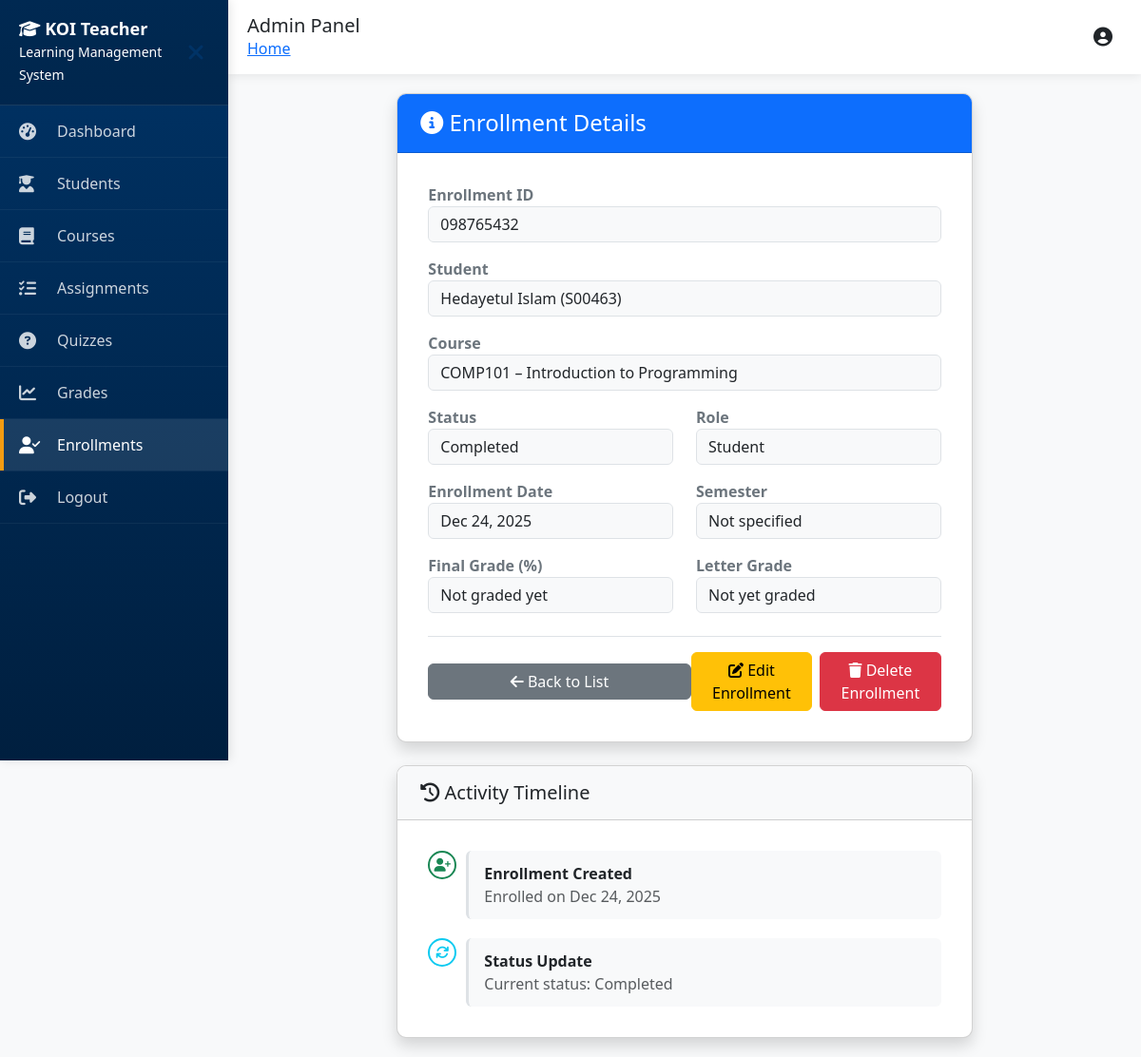
Page /adminapp/enrollments/23/ on the committed database.
### lms_core/models.py (models this page shows, shortened)
class Enrollment(models.Model):
    enrollment_id = models.CharField(max_length=20, unique=True)
    student = models.ForeignKey(Student, on_delete=models.CASCADE, related_name='enrollments')
    course = models.ForeignKey(Course, on_delete=models.CASCADE, related_name='enrollments')
    enrollment_date = models.DateField()
    role = models.CharField(max_length=20, default='Student')
    status = models.CharField(max_length=20, default='Enrolled')
    final_grade = models.DecimalField(max_digits=5, decimal_places=2, null=True, blank=True)
    class Meta:
        unique_together = ['student', 'course']
        ordering = ['-enrollment_date']

class Student(models.Model):
    user = models.OneToOneField(User, on_delete=models.CASCADE, related_name='student_profile')
    student_id = models.CharField(max_length=20, unique=True)
    phone = models.CharField(max_length=20, blank=True)
    date_of_birth = models.DateField(null=True, blank=True)
    program = models.CharField(max_length=100)
    enrollment_date = models.DateField(default=timezone.now)  # <- default added
    status = models.CharField(max_length=20, default='Active')
    gpa = models.DecimalField(max_digits=3, decimal_places=2, default=0.0)
    address = models.TextField(blank=True)
    postcode = models.CharField(max_length=10, blank=True)
    state = models.CharField(max_length=10, blank=True)
    international = models.BooleanField(default=False)
    scholarship = models.BooleanField(default=False)
    class Meta:
        ordering = ['student_id']

class Course(models.Model):
    course_id = models.CharField(max_length=50, unique=True)
    course_code = models.CharField(max_length=20)
    course_name = models.CharField(max_length=200)
    instructor = models.CharField(max_length=100)
    term = models.CharField(max_length=50)
    level = models.IntegerField()
    credits = models.IntegerField()
    department = models.CharField(max_length=50)
    max_students = models.IntegerField(default=50)
    enrolled_count = models.IntegerField(default=0)
    mode = models.CharField(max_length=20, default='On-campus')
    start_date = models.DateField()
    end_date = models.DateField()
    description = models.TextField()
    class Meta:
        ordering = ['course_code', 'term']

### adminapp/views.py (the view)
# urls.py: path("enrollments/<int:pk>/", views.enrollment_detail, name="enrollment_detail"),
def enrollment_detail(request, pk):
    enrollment = Enrollment.objects.get(pk=pk)
    return render(request, "adminapp/enrollments/detail.html", {"enrollment": enrollment})

### adminapp/templates/adminapp/enrollments/detail.html (shortened to what this page needs)
{% extends 'adminapp/base.html' %}
{% load static %}
{% block content %}
<div class="row justify-content-center">
    <div class="col-12 col-lg-10 col-xl-8">
        <div class="card shadow mb-4">
            <div class="card-header bg-primary text-white">
                <h4 class="mb-0">
                    <i class="fas fa-info-circle"></i> Enrollment Details
                </h4>
            </div>
            <div class="card-body">
                <div class="mb-3">
                    <label class="fw-bold text-secondary">Enrollment ID</label>
                    <div class="form-control bg-light">{{ enrollment.enrollment_id }}</div>
                </div>
                <div class="mb-3">
                    <label class="fw-bold text-secondary">Student</label>
                    <div class="form-control bg-light">
                        {{ enrollment.student.user.get_full_name }}
                        ({{ enrollment.student.student_id }})
                    </div>
                </div>
                <div class="mb-3">
                    <label class="fw-bold text-secondary">Course</label>
                    <div class="form-control bg-light">
                        {{ enrollment.course.course_code }} – {{ enrollment.course.course_name }}
                    </div>
                </div>
                <div class="row mb-3">
                    <div class="col-12 col-md-6 mb-3 mb-md-0">
                        <label class="fw-bold text-secondary">Status</label>
                        <div class="form-control bg-light">{{ enrollment.status }}</div>
                    </div>
                    <div class="col-12 col-md-6">
                        <label class="fw-bold text-secondary">Role</label>
                        <div class="form-control bg-light">{{ enrollment.role }}</div>
                    </div>
                </div>
                <div class="row mb-3">
                    <div class="col-12 col-md-6">
                        <label class="fw-bold text-secondary">Enrollment Date</label>
                        <div class="form-control bg-light">
                            {{ enrollment.enrollment_date|date:"M d, Y" }}
                        </div>
                    </div>
                    <div class="col-12 col-md-6 mt-3 mt-md-0">
                        <label class="fw-bold text-secondary">Semester</label>
                        <div class="form-control bg-light">
                            {{ enrollment.course.semester|default:"Not specified" }}
                        </div>
                    </div>
                </div>
                <div class="row mb-3">
                    <div class="col-12 col-md-6 mb-3 mb-md-0">
                        <label class="fw-bold text-secondary">Final Grade (%)</label>
                        <div class="form-control bg-light">
                            {% if enrollment.final_grade %}
                                {{ enrollment.final_grade }}%
                            {% else %}
                                Not graded yet
                            {% endif %}
                        </div>
                    </div>
                    <div class="col-12 col-md-6">
                        <label class="fw-bold text-secondary">Letter Grade</label>
                        <div class="form-control bg-light">
                            {% if enrollment.final_grade %}
                                {% if enrollment.final_grade >= 85 %}HD - High Distinction
                                {% elif enrollment.final_grade >= 75 %}D - Distinction
                                {% elif enrollment.final_grade >= 65 %}C - Credit
                                {% elif enrollment.final_grade >= 50 %}P - Pass
                                {% else %}F - Fail{% endif %}
                            {% else %}
                                Not yet graded
                            {% endif %}
                        </div>
                    </div>
                </div>
                <div class="d-flex flex-column flex-md-row justify-content-between align-items-center mt-4 pt-3 border-top">
                    <a href="{% url 'enrollment_list' %}" class="btn btn-secondary mb-3 mb-md-0 w-100 w-md-auto">
                        <i class="fas fa-arrow-left"></i> Back to List
                    </a>
                    <div class="d-flex flex-column flex-md-row gap-2 w-100 w-md-auto">
                        <a href="{% url 'enrollment_edit' enrollment.pk %}" class="btn btn-warning w-100 w-md-auto">
                            <i class="fas fa-edit"></i> Edit Enrollment
                        </a>
                        <a href="{% url 'enrollment_delete' enrollment.pk %}" class="btn btn-danger w-100 w-md-auto">
                            <i class="fas fa-trash"></i> Delete Enrollment
                        </a>
                    </div>
                </div>
            </div>
        </div>
        <div class="card shadow">
            <div class="card-header bg-light">
                <h5 class="mb-0"><i class="fas fa-history"></i> Activity Timeline</h5>
            </div>
            <div class="card-body">
                <div class="timeline">
                    <div class="timeline-item">
                        <i class="fas fa-user-plus text-success"></i>
                        <div class="timeline-content">
                            <div class="fw-bold">Enrollment Created</div>
                            <div class="text-muted">Enrolled on {{ enrollment.enrollment_date|date:"M d, Y" }}</div>
                        </div>
                    </div>
                    <div class="timeline-item">
                        <i class="fas fa-sync text-info"></i>
                        <div class="timeline-content">
                            <div class="fw-bold">Status Update</div>
                            <div class="text-muted">Current status: {{ enrollment.status }}</div>
                        </div>
                    </div>
                </div>
            </div>
        </div>
    </div>
</div>
{% endblock %}

### adminapp/templates/adminapp/base.html (style rules this page uses)
:root { --primary-color: #003366; --secondary-color: #2980b9; --success-color: #27ae60; --danger-color: #c0392b; --warning-color: #f39c12; --light-bg: #f8f9fa; --sidebar-width: 260px; --sidebar-collapsed-width: 70px; }
* { margin: 0; padding: 0; box-sizing: border-box; }
body { font-family: 'Segoe UI', Tahoma, Geneva, Verdana, sans-serif; background-color: var(--light-bg); overflow-x: hidden; }

### adminapp/templates/adminapp/enrollments/detail.html (style rules this page uses)
.timeline { position: relative; padding-left: 40px; }
.timeline-item { position: relative; padding-bottom: 20px; }
.timeline-item:last-child { padding-bottom: 0; }
.timeline-item i { position: absolute; left: -40px; width: 30px; height: 30px; border-radius: 50%; display: flex; align-items: center; justify-content: center; background: white; border: 2px solid currentColor; font-size: 14px; }
.timeline-content { background: #f8f9fa; padding: 12px 16px; border-radius: 6px; border-left: 3px solid #dee2e6; }
@media (min-width: 992px) { .card { border-radius: 10px; overflow: hidden; } }
@media (min-width: 992px) { .card-header { padding: 1rem 1.5rem; } }
@media (min-width: 992px) { .card-body { padding: 1.5rem; } }
@media (min-width: 992px) { .btn { min-width: 120px; } }
@media (min-width: 1200px) { .card-body { padding: 2rem; } }

### rows in the picture
Enrollment: enrollment_id "098765432", student.user.get_full_name "Hedayetul Islam", student.student_id "S00463", course.course_code "COMP101", course.course_name "Introduction to Programming", status "Completed", role "Student", enrollment_date "Dec 24, 2025", course.semester "Not specified"
